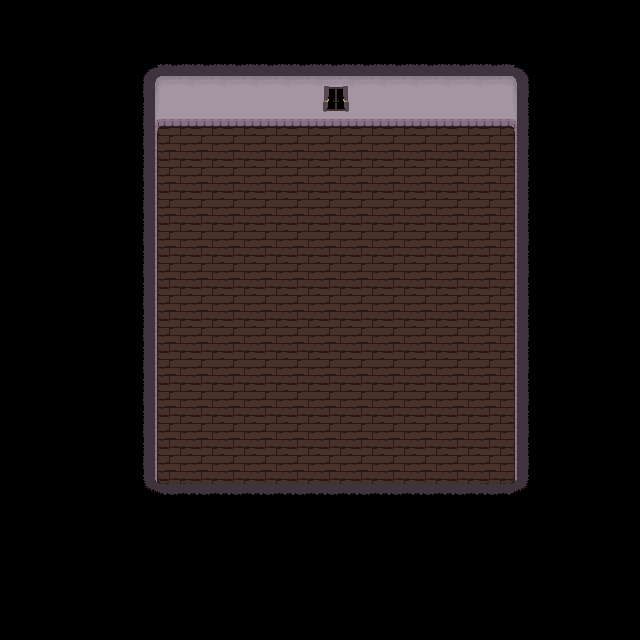

The image is a tile-based game level rendered from a .tmx file. Its description and complete source (layers, tilesets, objects, tile grids) follow:
An orthogonal 20x20 tile map with 32x32 px tiles, 2 tile layers (Tile Layer 1, overwalls) and 9 objects (2x mansion-v2, enter, eyeball).

<map version="1.5" tiledversion="1.7.2" orientation="orthogonal" renderorder="right-down" width="20" height="20" tilewidth="32" tileheight="32" infinite="0" nextlayerid="7" nextobjectid="13">
 <tileset firstgid="1" source="mansion2.tsx" />
 <layer id="1" name="Tile Layer 1" width="20" height="20">
  <data encoding="csv">
1,1,1,1,1,1,1,1,1,1,1,1,1,1,1,1,1,1,1,1,
1,1,1,1,1,1,1,1,1,1,1,1,1,1,1,1,1,1,1,1,
1,1,1,1,12,13,13,13,13,13,14,13,13,13,13,13,15,1,1,1,
1,1,1,1,22,23,23,23,23,23,24,23,23,23,23,23,25,1,1,1,
1,1,1,1,32,33,33,33,33,33,33,33,33,33,33,33,35,1,1,1,
1,1,1,1,31,33,33,33,33,33,33,33,33,33,33,33,21,1,1,1,
1,1,1,1,31,33,33,33,33,33,33,33,33,33,33,33,21,1,1,1,
1,1,1,1,31,33,33,33,33,33,33,33,33,33,33,33,21,1,1,1,
1,1,1,1,31,33,33,33,33,33,33,33,33,33,33,33,21,1,1,1,
1,1,1,1,31,33,33,33,33,33,33,33,33,33,33,33,21,1,1,1,
1,1,1,1,31,33,33,33,33,33,33,33,33,33,33,33,21,1,1,1,
1,1,1,1,31,33,33,33,33,33,33,33,33,33,33,33,21,1,1,1,
1,1,1,1,31,33,33,33,33,33,33,33,33,33,33,33,21,1,1,1,
1,1,1,1,31,33,33,33,33,33,33,33,33,33,33,33,21,1,1,1,
1,1,1,1,31,33,33,33,33,33,33,33,33,33,33,33,21,1,1,1,
1,1,1,1,42,43,33,33,33,33,33,33,33,33,33,43,45,1,1,1,
1,1,1,1,1,1,1,1,1,1,1,1,1,1,1,1,1,1,1,1,
1,1,1,1,1,1,1,1,1,1,1,1,1,1,1,1,1,1,1,1,
1,1,1,1,1,1,1,1,1,1,1,1,1,1,1,1,1,1,1,1,
1,1,1,1,1,1,1,1,1,1,1,1,1,1,1,1,1,1,1,1
</data>
 </layer>
 <objectgroup id="4" name="collision boxes">
  <object id="1" x="160" y="96" width="352" height="32" />
  <object id="2" x="512" y="96" width="32" height="416" />
  <object id="3" x="128" y="96" width="32" height="192" />
  <object id="4" x="160" y="512" width="384" height="32" />
  <object id="5" x="128" y="352" width="32" height="192" />
 </objectgroup>
 <objectgroup id="3" name="spawnpoints">
  <object id="6" name="enter" x="384" y="224" width="32" height="32" />
  <object id="7" name="mansion-v2" x="160" y="320" width="32" height="32" />
  <object id="12" name="eyeball" x="320" y="320" width="32" height="32">
   <ellipse />
  </object>
 </objectgroup>
 <objectgroup id="5" name="doors">
  <object id="8" name="mansion-v2" x="128" y="288" width="32" height="32">
   <properties>
    <property name="facing" value="right" />
   </properties>
  </object>
 </objectgroup>
 <objectgroup id="6" name="props" />
 <layer id="2" name="overwalls" width="20" height="20">
  <data encoding="csv">
0,0,0,0,0,0,0,0,0,0,0,0,0,0,0,0,0,0,0,0,
0,0,0,0,0,0,0,0,0,0,0,0,0,0,0,0,0,0,0,0,
0,0,0,0,0,0,0,0,0,0,0,0,0,0,0,0,0,0,0,0,
0,0,0,0,0,0,0,0,0,0,0,0,0,0,0,0,0,0,0,0,
0,0,0,0,0,0,0,0,0,0,0,0,0,0,0,0,0,0,0,0,
0,0,0,0,0,0,0,0,0,0,0,0,0,0,0,0,0,0,0,0,
0,0,0,0,0,0,0,0,0,0,0,0,0,0,0,0,0,0,0,0,
0,0,0,0,0,0,0,0,0,0,0,0,0,0,0,0,0,0,0,0,
0,0,0,0,0,0,0,0,0,0,0,0,0,0,0,0,0,0,0,0,
0,0,0,0,0,0,0,0,0,0,0,0,0,0,0,0,0,0,0,0,
0,0,0,0,0,0,0,0,0,0,0,0,0,0,0,0,0,0,0,0,
0,0,0,0,0,0,0,0,0,0,0,0,0,0,0,0,0,0,0,0,
0,0,0,0,0,0,0,0,0,0,0,0,0,0,0,0,0,0,0,0,
0,0,0,0,0,0,0,0,0,0,0,0,0,0,0,0,0,0,0,0,
0,0,0,0,0,0,0,0,0,0,0,0,0,0,0,0,0,0,0,0,
0,0,0,0,0,44,44,44,44,44,44,44,44,44,44,44,0,0,0,0,
0,0,0,0,0,0,0,0,0,0,0,0,0,0,0,0,0,0,0,0,
0,0,0,0,0,0,0,0,0,0,0,0,0,0,0,0,0,0,0,0,
0,0,0,0,0,0,0,0,0,0,0,0,0,0,0,0,0,0,0,0,
0,0,0,0,0,0,0,0,0,0,0,0,0,0,0,0,0,0,0,0
</data>
 </layer>
</map>